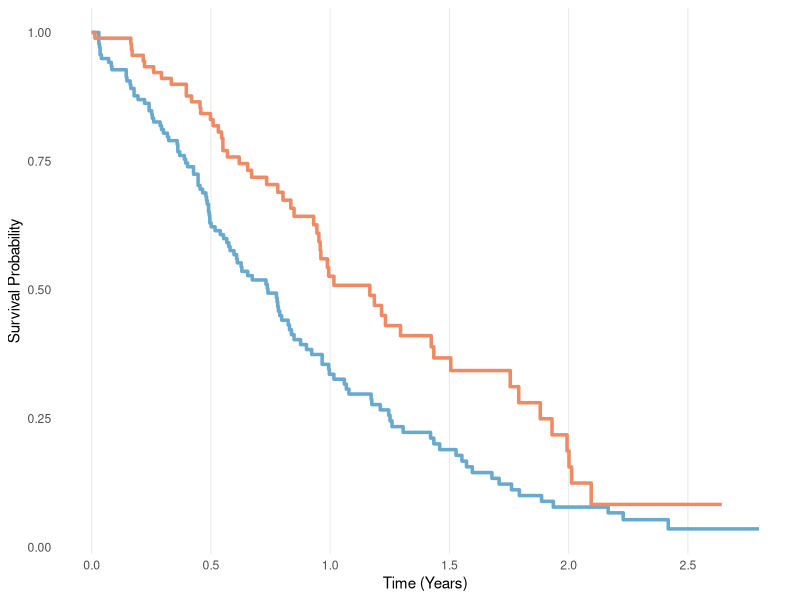

Generate this figure with R:
library(survival)
library(survminer)
library(tibble)
library(dplyr)

fit <- survfit(Surv(time, status) ~ sex, data = lung)
df <- tibble(
  time = fit$time,
  n.risk = fit$n.risk,
  n.event = fit$n.event,
  n.censor = fit$n.censor,
  surv = fit$surv,
  std.err = fit$std.err,
  lower = fit$lower,
  upper = fit$upper,
  strata = rep(names(fit$strata), fit$strata)
) |>
  bind_rows(
    tibble(
      time = 0,
      n.risk = NA,
      n.event = NA,
      n.censor = NA,
      surv = 1,
      std.err = NA,
      lower = NA,
      upper = NA,
      strata = "sex=1",
    ),
    tibble(
      time = 0,
      n.risk = NA,
      n.event = NA,
      n.censor = NA,
      surv = 1,
      std.err = NA,
      lower = NA,
      upper = NA,
      strata = "sex=2",
    )
  ) |>
  mutate(
    strata = factor(
      strata,
      levels = c("sex=1", "sex=2"),
      labels = c("male", "female")
    )
  ) |>
  mutate(time_years = time / 365.25)

ggplot(df, aes(x = time_years, y = surv, color = strata)) +
  geom_step(linewidth = 1.2) +
  labs(x = "Time (Years)", y = "Survival Probability") +
  scale_color_manual(values = c("female" = "#ef8a62", "male" = "#67a9cf")) +
  scale_x_continuous(breaks = seq(0, max(df$time_years), by = 0.5)) +
  theme_minimal() +
  theme(
    legend.position = "none",
    panel.grid.major = element_blank(),
    panel.grid.minor = element_blank(),
    panel.grid.major.x = element_line(
      color = "gray90",
      linewidth = 0.3,
      linetype = "solid"
    ),
  )
